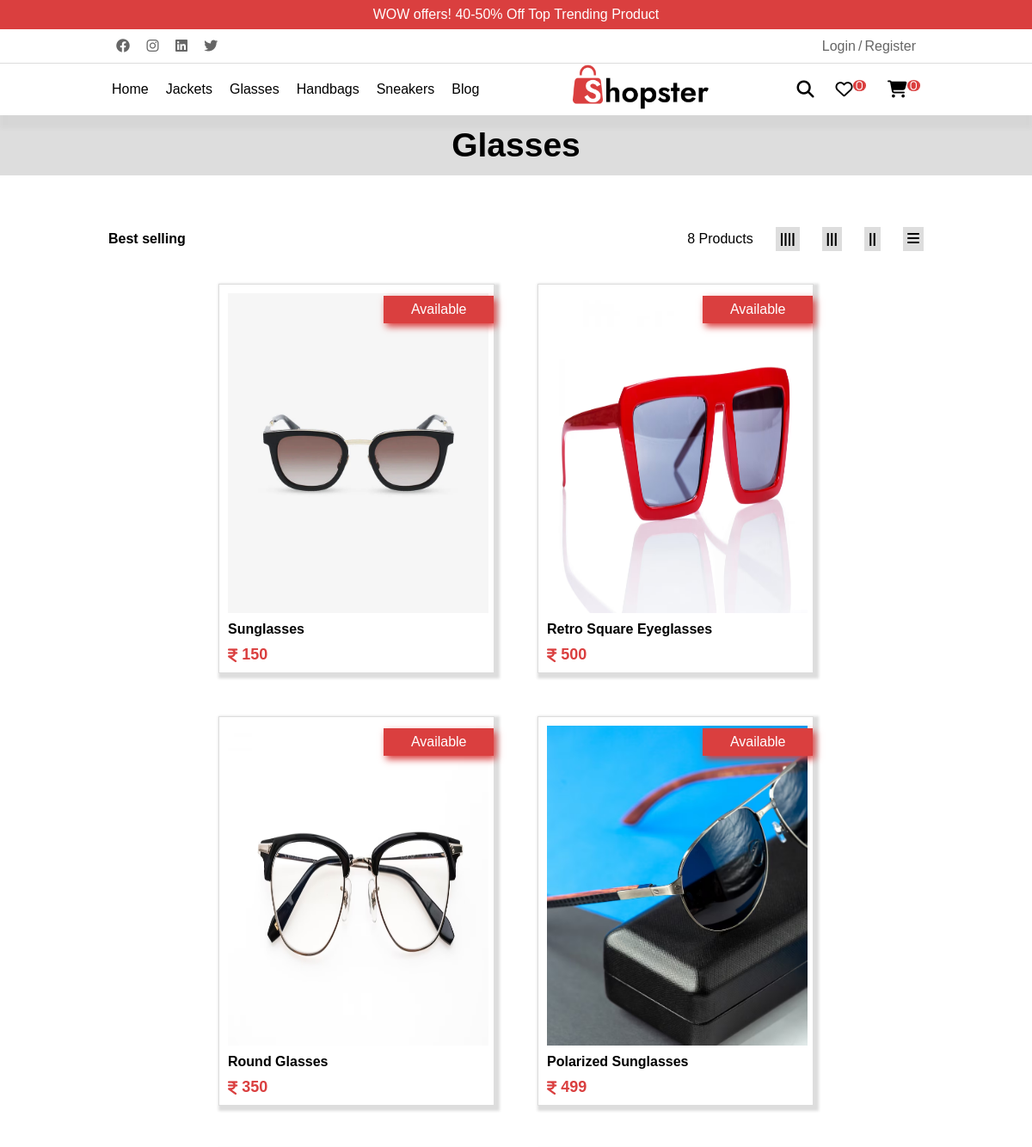
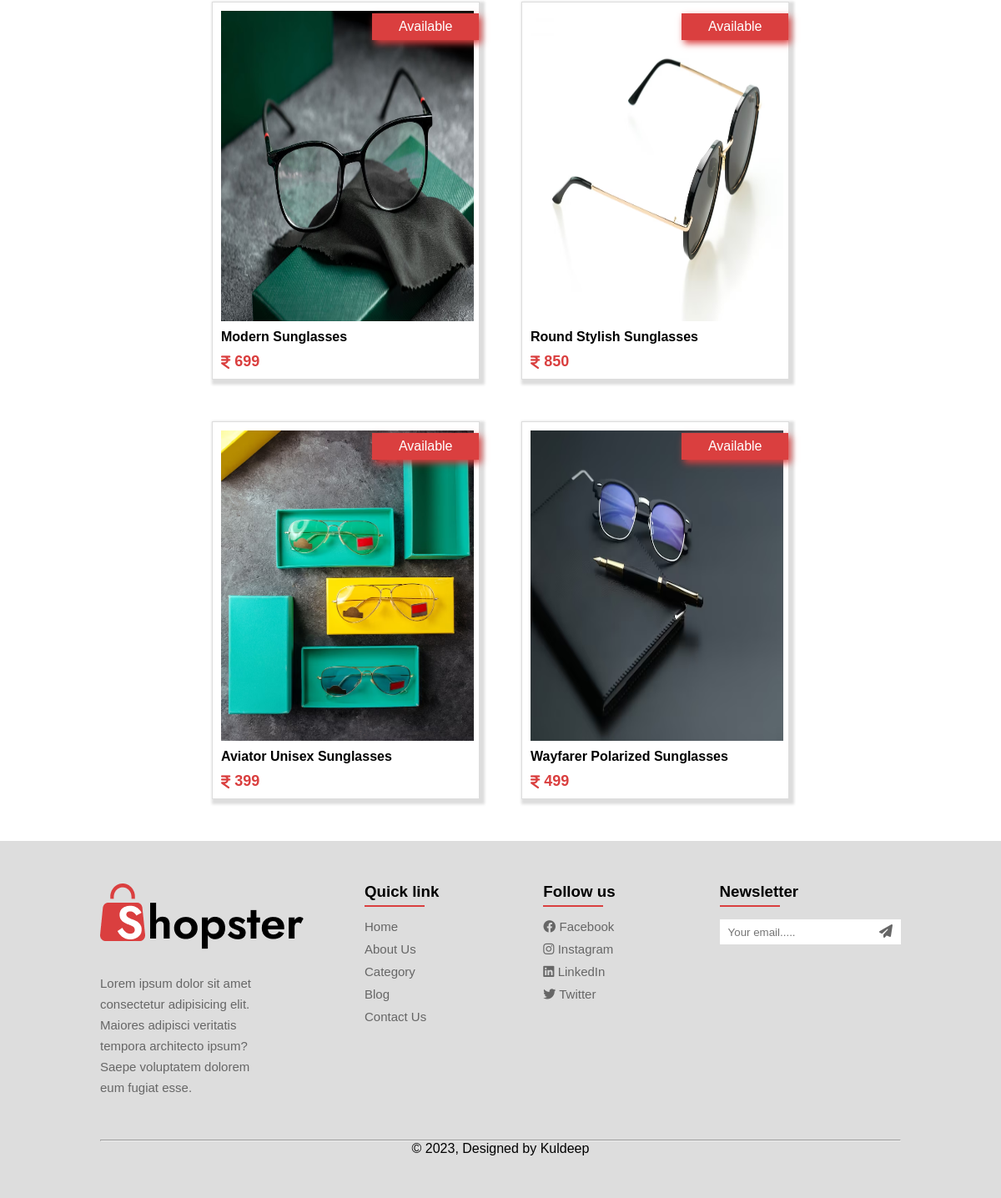
Screenshot of /glassescategory.php with the database file from the repository (2 pictures, top to bottom).
### tables this page shows
CREATE TABLE `product` (
  `id` int(255) NOT NULL,
  `productid` varchar(255) NOT NULL,
  `producttitle` varchar(255) NOT NULL,
  `productprice` varchar(255) NOT NULL,
  `productstatus` varchar(255) NOT NULL,
  `productimg` varchar(255) NOT NULL,
  `productcat` varchar(255) NOT NULL
);

### glassescategory.php (the view, shortened to what this page needs)
    <?php
    include ("./include/header.php");
    ?>
    <div class="form_head">Glasses</div>
    <div class="jackets_section">
        <div class="category">
            <div class="category_nav">
                <h4>Best selling</h4>
                <div class="flex_icon">
                    8 Products
                    <div class="four_bars">||||</div>
                    <div class="four_bars">|||</div>
                    <div class="four_bars">||</div>
                    <div class="four_bars"><i class="fa-solid fa-bars"></i></div>
                </div>
            </div>
            <div class="category_products">
            <div class="product_container">
                <?php
                                            include ("./include/connection.php");
                                            $query = "SELECT * FROM `product` WHERE `productcat`='Glasses'";
                                            $result = mysqli_query($conn,$query);
                                            while($row = mysqli_fetch_assoc($result))
                                            {
                                                ?>
                <form action="../Project\product_detail.php" method="POST">
                                                <div class="product_list_container">
                    <img src="assets\images\<?php echo $row['productimg'] ?>" alt="product1">
                    <a href="#">
                        <h4><?php echo $row['producttitle'] ?></h4>
                    </a>
                    <div class="price_container">
                        <i class="fa-solid fa-indian-rupee-sign"></i>
                        <?php echo $row['productprice'] ?>
                    </div>
                    <div class="status"><?php echo $row['productstatus'] ?></div>
                    </div>
                    </form>
                    <?php
                                            }
                                            ?>
            </div>
            </div>
        </div>
    </div>
    <?php
    include ('./include/footer.php');
?>

### include/header.php (shortened to what this page needs)
<!DOCTYPE html>
<html lang="en">
<head>
    <link rel="stylesheet" href="./assets/css/web.css">
    <link rel="stylesheet" href="https://cdnjs.cloudflare.com/ajax/libs/font-awesome/6.3.0/css/all.min.css" />
</head>
<body>
    <div class="header_top">
        <div class="main">
            WOW offers! 40-50% Off Top Trending Product
        </div>
    </div>
    <div class="header_social_nav">
        <div class="main">
            <div class="headersocial_icons">
                <a href="#"><i class="fa-brands fa-facebook"></i></a>
                <a href="#"><i class="fa-brands fa-instagram"></i></a>
                <a href="#"><i class="fa-brands fa-linkedin"></i></a>
                <a href="#"><i class="fa-brands fa-twitter"></i></a>
            </div>
            <?php
    if(!empty($_SESSION['Email'])){
        echo '
        <div class="registration_icons" id="registration">
        <div class="login">
            <div class="user_nav">
            <div class="setting">'.$_SESSION['User_Name'].'<i class="fa-sharp fa-solid fa-gear"></i>
            <ul>
            <a href="userdashboard.php"><li>Go To Dashboard</li></a>
            <a href="logout.php"><li>Log Out</li></a>
            </ul>
        </div>
    </div>
           </div>
    </div>';
    }else{
        echo '
        <div class="registration_icons" id="registration">
        <div class="login">
            Login
            <ul>
                <li><a href="../Project\login.php">User Login</a></li>
                <li><a href="../Project\adminlogin.php">Admin Login</a></li>
            </ul>
        </div>
        <a href="../Project\register.php" class="register">Register</a>
    </div>';
    }
                ?>
        </div>
    </div>
    <div class="header_topmain_nav">
        <div class="main">
            <div class="main_navbar">
                <nav id="nav_bar">
                    <ul id="navigation_bar">
                        <li><a href="./index.php">Home</a></li>
                        <li><a href="../Project\jacketscategory.php">Jackets</a></li>
                        <li><a href="../Project\glassescategory.php">Glasses</a>
                        </li>
                        <li><a href="../Project\handbagscategory.php">Handbags</a></li>
                        <li><a href="../Project\sneakerscategory.php">Sneakers</a></li>
                        <li><a href="../Project\blog.php">Blog</a></li>
                    </ul>
                </nav>
            </div>
            <div class="logo">
                <a href="./index.php"><img src=".\assets\images\shopster_logo.png" alt="shopster logo"></a>
            </div>
            <div class="nav_icons">
                <a href="#"><i class="fa-solid fa-magnifying-glass" id="search_icon"></i></a>
                <a href="#"><i class="fa-regular fa-heart"><span>0</span></i></a>
                <a href="addtocart.php"><i class="fa-solid fa-cart-shopping cart"><span>0</span></i></a>
            </div>
        </div>
    </div>

### include/footer.php (shortened to what this page needs)
<div class="footer">
    <div class="footer_info_container">
        <div class="about_us">
            <a href="#"><img src=".\assets\images\shopster_logo.png" alt="shopster logo"></a>
        <p>Lorem ipsum dolor sit amet consectetur adipisicing elit. Maiores adipisci veritatis tempora architecto ipsum? Saepe voluptatem dolorem eum fugiat esse.</p>
    </div>
    <div class="quick_link">
        <h3>Quick link</h3>
        <ul>
            <li><a href="homepage.php">Home</a></li>
            <li><a href="#">About Us</a></li>
            <li><a href="allproducts.php">Category</a></li>
            <li><a href="blog.php">Blog</a></li>
            <li><a href="contactus.php">Contact Us</a></li>
        </ul>
    </div>
    <div class="footerfollow_us">
        <h3>Follow us</h3>
        <ul>
            <li><a href="#"><i class="fa-brands fa-facebook"></i> Facebook</a></li>
            <li><a href="#"><i class="fa-brands fa-instagram"></i> Instagram</a></li>
            <li><a href="#"><i class="fa-brands fa-linkedin"></i> LinkedIn</a></li>
            <li><a href="#"><i class="fa-brands fa-twitter"></i> Twitter</a></li>
        </ul>
    </div>
    <div class="newsletter">
        <h3>Newsletter</h3>
        <div class="email">
            <form>
        <input type="email" id="" placeholder="Your email.....">
        <a href="#"><i class="fa-solid fa-paper-plane"></i></a>
        </form>
    </div>
    </div>
    </div>
    <div class="copyright">
        <hr>
        <p>&copy; 2023, Designed by Kuldeep</p>
    </div>
</div>
</body>
</html>

### rows the page displays
product: productimg (picture), producttitle "Sunglasses", productprice "150", productstatus "Available"
product: productimg (picture), producttitle "Retro Square Eyeglasses", productprice "500", productstatus "Available"
product: productimg (picture), producttitle "Round Glasses", productprice "350", productstatus "Available"
product: productimg (picture), producttitle "Polarized Sunglasses", productprice "499", productstatus "Available"
product: productimg (picture), producttitle "Modern Sunglasses", productprice "699", productstatus "Available"
product: productimg (picture), producttitle "Round Stylish Sunglasses", productprice "850", productstatus "Available"
product: productimg (picture), producttitle "Aviator Unisex Sunglasses", productprice "399", productstatus "Available"
product: productimg (picture), producttitle "Wayfarer Polarized Sunglasses", productprice "499", productstatus "Available"
